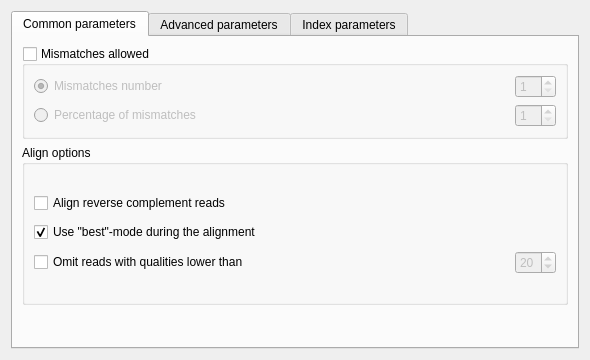
<?xml version="1.0" encoding="UTF-8"?>
<ui version="4.0">
 <class>GenomeAlignerSettings</class>
 <widget class="QWidget" name="GenomeAlignerSettings">
  <property name="geometry">
   <rect>
    <x>0</x>
    <y>0</y>
    <width>590</width>
    <height>360</height>
   </rect>
  </property>
  <property name="windowTitle">
   <string>Form</string>
  </property>
  <layout class="QVBoxLayout" name="verticalLayout_5">
   <item>
    <widget class="QTabWidget" name="tabWidget">
     <property name="sizePolicy">
      <sizepolicy hsizetype="Preferred" vsizetype="Preferred">
       <horstretch>0</horstretch>
       <verstretch>0</verstretch>
      </sizepolicy>
     </property>
     <property name="currentIndex">
      <number>0</number>
     </property>
     <widget class="QWidget" name="tab">
      <attribute name="title">
       <string>Common parameters</string>
      </attribute>
      <layout class="QVBoxLayout" name="verticalLayout_8">
       <item>
        <widget class="QGroupBox" name="groupBox_mismatches">
         <property name="toolTip">
          <string>Chech this box if mismatches between the reference sequence and the reads are allowed.</string>
         </property>
         <property name="title">
          <string>Mismatches allowed</string>
         </property>
         <property name="checkable">
          <bool>true</bool>
         </property>
         <property name="checked">
          <bool>false</bool>
         </property>
         <layout class="QVBoxLayout" name="verticalLayout">
          <item>
           <layout class="QGridLayout" name="gridLayout">
            <item row="0" column="0">
             <widget class="QRadioButton" name="absRadioButton">
              <property name="toolTip">
               <string>Select the number of mismatched nucleotides allowed.</string>
              </property>
              <property name="text">
               <string>Mismatches number</string>
              </property>
              <property name="checked">
               <bool>true</bool>
              </property>
             </widget>
            </item>
            <item row="0" column="1">
             <spacer name="horizontalSpacer">
              <property name="orientation">
               <enum>Qt::Horizontal</enum>
              </property>
              <property name="sizeHint" stdset="0">
               <size>
                <width>40</width>
                <height>20</height>
               </size>
              </property>
             </spacer>
            </item>
            <item row="0" column="2">
             <widget class="QSpinBox" name="mismatchesAllowedSpinBox">
              <property name="toolTip">
               <string>Select the number of mismatched nucleotides allowed.</string>
              </property>
              <property name="minimum">
               <number>1</number>
              </property>
              <property name="maximum">
               <number>3</number>
              </property>
             </widget>
            </item>
            <item row="1" column="0">
             <widget class="QRadioButton" name="percentRadioButton">
              <property name="toolTip">
               <string>Select the percentage of mismatches allowed. Note, that absolute number of mismatches can vary for different reads.</string>
              </property>
              <property name="text">
               <string>Percentage of mismatches</string>
              </property>
             </widget>
            </item>
            <item row="1" column="1">
             <spacer name="horizontalSpacer_2">
              <property name="orientation">
               <enum>Qt::Horizontal</enum>
              </property>
              <property name="sizeHint" stdset="0">
               <size>
                <width>40</width>
                <height>20</height>
               </size>
              </property>
             </spacer>
            </item>
            <item row="1" column="2">
             <widget class="QSpinBox" name="percentMismatchesAllowedSpinBox">
              <property name="enabled">
               <bool>false</bool>
              </property>
              <property name="toolTip">
               <string>Select the percentage of mismatches allowed. Note, that absolute number of mismatches can vary for different reads.</string>
              </property>
              <property name="minimum">
               <number>1</number>
              </property>
              <property name="maximum">
               <number>10</number>
              </property>
             </widget>
            </item>
           </layout>
          </item>
         </layout>
        </widget>
       </item>
       <item>
        <widget class="QGroupBox" name="groupBox_alignOptions">
         <property name="sizePolicy">
          <sizepolicy hsizetype="MinimumExpanding" vsizetype="MinimumExpanding">
           <horstretch>0</horstretch>
           <verstretch>0</verstretch>
          </sizepolicy>
         </property>
         <property name="minimumSize">
          <size>
           <width>0</width>
           <height>160</height>
          </size>
         </property>
         <property name="toolTip">
          <string>Set short reads aligning options.</string>
         </property>
         <property name="title">
          <string>Align options</string>
         </property>
         <layout class="QVBoxLayout" name="verticalLayout_3">
          <item>
           <layout class="QGridLayout" name="gridLayout_2">
            <property name="topMargin">
             <number>0</number>
            </property>
            <property name="horizontalSpacing">
             <number>3</number>
            </property>
            <property name="verticalSpacing">
             <number>9</number>
            </property>
            <item row="2" column="0">
             <widget class="QCheckBox" name="omitQualitiesBox">
              <property name="toolTip">
               <string>Omit reads with qualities lower than the specified value. Reads that have no qualities are not omited.</string>
              </property>
              <property name="text">
               <string>Omit reads with qualities lower than</string>
              </property>
             </widget>
            </item>
            <item row="2" column="1">
             <spacer name="horizontalSpacer_3">
              <property name="orientation">
               <enum>Qt::Horizontal</enum>
              </property>
              <property name="sizeHint" stdset="0">
               <size>
                <width>40</width>
                <height>20</height>
               </size>
              </property>
             </spacer>
            </item>
            <item row="2" column="2">
             <widget class="QSpinBox" name="qualThresholdBox">
              <property name="enabled">
               <bool>false</bool>
              </property>
              <property name="toolTip">
               <string>Omit reads with qualities lower than the specified value. Reads that have no qualities are not omited.</string>
              </property>
              <property name="suffix">
               <string/>
              </property>
              <property name="minimum">
               <number>1</number>
              </property>
              <property name="maximum">
               <number>70</number>
              </property>
              <property name="value">
               <number>20</number>
              </property>
             </widget>
            </item>
            <item row="1" column="0" colspan="2">
             <widget class="QCheckBox" name="firstMatchBox">
              <property name="toolTip">
               <string>&lt;!DOCTYPE HTML PUBLIC &quot;-//W3C//DTD HTML 4.0//EN&quot; &quot;http://www.w3.org/TR/REC-html40/strict.dtd&quot;&gt;
&lt;html&gt;&lt;head&gt;&lt;meta name=&quot;qrichtext&quot; content=&quot;1&quot; /&gt;&lt;style type=&quot;text/css&quot;&gt;
p, li { white-space: pre-wrap; }
&lt;/style&gt;&lt;/head&gt;&lt;body style=&quot; font-family:'MS Shell Dlg 2'; font-size:8.25pt; font-weight:400; font-style:normal;&quot;&gt;
&lt;p style=&quot; margin-top:0px; margin-bottom:0px; margin-left:0px; margin-right:0px; -qt-block-indent:0; text-indent:0px;&quot;&gt;&lt;span style=&quot; font-size:8pt;&quot;&gt;Report only about best alignments (in terms of mismatches).&lt;/span&gt;&lt;/p&gt;&lt;/body&gt;&lt;/html&gt;</string>
              </property>
              <property name="text">
               <string>Use &quot;best&quot;-mode during the alignment</string>
              </property>
              <property name="checked">
               <bool>true</bool>
              </property>
             </widget>
            </item>
            <item row="0" column="0">
             <widget class="QCheckBox" name="reverseBox">
              <property name="enabled">
               <bool>true</bool>
              </property>
              <property name="toolTip">
               <string>Use both the read and its reverse complement during aligning.</string>
              </property>
              <property name="text">
               <string>Align reverse complement reads</string>
              </property>
              <property name="checked">
               <bool>false</bool>
              </property>
             </widget>
            </item>
           </layout>
          </item>
         </layout>
        </widget>
       </item>
       <item>
        <spacer name="verticalSpacer">
         <property name="orientation">
          <enum>Qt::Vertical</enum>
         </property>
         <property name="sizeHint" stdset="0">
          <size>
           <width>20</width>
           <height>0</height>
          </size>
         </property>
        </spacer>
       </item>
      </layout>
     </widget>
     <widget class="QWidget" name="tab_2">
      <attribute name="title">
       <string>Advanced parameters</string>
      </attribute>
      <layout class="QVBoxLayout" name="verticalLayout_7">
       <item>
        <widget class="QGroupBox" name="groupBox_2">
         <property name="title">
          <string>Maximum memory for short reads</string>
         </property>
         <layout class="QVBoxLayout" name="verticalLayout_6">
          <item>
           <layout class="QHBoxLayout" name="horizontalLayout_3">
            <item>
             <widget class="QSlider" name="readSlider">
              <property name="toolTip">
               <string>&lt;!DOCTYPE HTML PUBLIC &quot;-//W3C//DTD HTML 4.0//EN&quot; &quot;http://www.w3.org/TR/REC-html40/strict.dtd&quot;&gt;
&lt;html&gt;&lt;head&gt;&lt;meta name=&quot;qrichtext&quot; content=&quot;1&quot; /&gt;&lt;style type=&quot;text/css&quot;&gt;
p, li { white-space: pre-wrap; }
&lt;/style&gt;&lt;/head&gt;&lt;body style=&quot; font-family:'MS Shell Dlg 2'; font-size:8.25pt; font-weight:400; font-style:normal;&quot;&gt;
&lt;p style=&quot; margin-top:0px; margin-bottom:0px; margin-left:0px; margin-right:0px; -qt-block-indent:0; text-indent:0px;&quot;&gt;&lt;span style=&quot; font-size:8pt;&quot;&gt;Allows one to decrease the load on the computer on one side and to increase the computation speed of the task on the other side.
                 &lt;/span&gt;&lt;/p&gt;&lt;/body&gt;&lt;/html&gt;</string>
              </property>
              <property name="orientation">
               <enum>Qt::Horizontal</enum>
              </property>
             </widget>
            </item>
            <item>
             <widget class="QLabel" name="readSizeLabel">
              <property name="text">
               <string/>
              </property>
             </widget>
            </item>
           </layout>
          </item>
         </layout>
        </widget>
       </item>
       <item>
        <layout class="QHBoxLayout" name="horizontalLayout_4">
         <item>
          <spacer name="horizontalSpacer_5">
           <property name="orientation">
            <enum>Qt::Horizontal</enum>
           </property>
           <property name="sizeHint" stdset="0">
            <size>
             <width>40</width>
             <height>20</height>
            </size>
           </property>
          </spacer>
         </item>
         <item>
          <widget class="QLabel" name="label">
           <property name="text">
            <string>Total memory usage:</string>
           </property>
          </widget>
         </item>
         <item>
          <widget class="QLabel" name="totalSizeLabel">
           <property name="minimumSize">
            <size>
             <width>61</width>
             <height>0</height>
            </size>
           </property>
           <property name="maximumSize">
            <size>
             <width>61</width>
             <height>16777215</height>
            </size>
           </property>
           <property name="text">
            <string/>
           </property>
          </widget>
         </item>
        </layout>
       </item>
       <item>
        <layout class="QHBoxLayout" name="horizontalLayout_5">
         <item>
          <spacer name="horizontalSpacer_6">
           <property name="orientation">
            <enum>Qt::Horizontal</enum>
           </property>
           <property name="sizeHint" stdset="0">
            <size>
             <width>40</width>
             <height>20</height>
            </size>
           </property>
          </spacer>
         </item>
         <item>
          <widget class="QLabel" name="label_3">
           <property name="text">
            <string>System memory size:</string>
           </property>
          </widget>
         </item>
         <item>
          <widget class="QLabel" name="systemSizeLabel">
           <property name="minimumSize">
            <size>
             <width>61</width>
             <height>0</height>
            </size>
           </property>
           <property name="maximumSize">
            <size>
             <width>61</width>
             <height>16777215</height>
            </size>
           </property>
           <property name="text">
            <string/>
           </property>
          </widget>
         </item>
        </layout>
       </item>
       <item>
        <spacer name="verticalSpacer_2">
         <property name="orientation">
          <enum>Qt::Vertical</enum>
         </property>
         <property name="sizeHint" stdset="0">
          <size>
           <width>20</width>
           <height>0</height>
          </size>
         </property>
        </spacer>
       </item>
      </layout>
     </widget>
     <widget class="QWidget" name="indexTab">
      <attribute name="title">
       <string>Index parameters</string>
      </attribute>
      <layout class="QVBoxLayout" name="verticalLayout_2">
       <item>
        <widget class="QGroupBox" name="refGroupBox">
         <property name="title">
          <string>Reference fragmentation</string>
         </property>
         <layout class="QVBoxLayout" name="verticalLayout_4">
          <item>
           <layout class="QHBoxLayout" name="horizontalLayout">
            <item>
             <widget class="QSlider" name="partSlider">
              <property name="toolTip">
               <string>&lt;!DOCTYPE HTML PUBLIC &quot;-//W3C//DTD HTML 4.0//EN&quot; &quot;http://www.w3.org/TR/REC-html40/strict.dtd&quot;&gt;
&lt;html&gt;&lt;head&gt;&lt;meta name=&quot;qrichtext&quot; content=&quot;1&quot; /&gt;&lt;style type=&quot;text/css&quot;&gt;
p, li { white-space: pre-wrap; }
&lt;/style&gt;&lt;/head&gt;&lt;body style=&quot; font-family:'MS Shell Dlg 2'; font-size:8.25pt; font-weight:400; font-style:normal;&quot;&gt;
&lt;p style=&quot; margin-top:0px; margin-bottom:0px; margin-left:0px; margin-right:0px; -qt-block-indent:0; text-indent:0px;&quot;&gt;&lt;span style=&quot; font-size:8pt;&quot;&gt;This parameter influences the number of parts the
                 reference will be divided. It is better to make it bigger, but it influences the
                 amount of memory used during the alignment.&lt;/span&gt;&lt;/p&gt;&lt;/body&gt;&lt;/html&gt;</string>
              </property>
              <property name="orientation">
               <enum>Qt::Horizontal</enum>
              </property>
             </widget>
            </item>
            <item>
             <widget class="QLabel" name="partSizeLabel">
              <property name="minimumSize">
               <size>
                <width>50</width>
                <height>0</height>
               </size>
              </property>
              <property name="maximumSize">
               <size>
                <width>50</width>
                <height>16777215</height>
               </size>
              </property>
              <property name="text">
               <string/>
              </property>
             </widget>
            </item>
           </layout>
          </item>
          <item>
           <layout class="QHBoxLayout" name="horizontalLayout_2">
            <item>
             <spacer name="horizontalSpacer_4">
              <property name="orientation">
               <enum>Qt::Horizontal</enum>
              </property>
              <property name="sizeHint" stdset="0">
               <size>
                <width>40</width>
                <height>20</height>
               </size>
              </property>
             </spacer>
            </item>
            <item>
             <widget class="QLabel" name="label_2">
              <property name="text">
               <string>Index memory usage size:</string>
              </property>
             </widget>
            </item>
            <item>
             <widget class="QLabel" name="indexSizeLabel">
              <property name="minimumSize">
               <size>
                <width>50</width>
                <height>0</height>
               </size>
              </property>
              <property name="maximumSize">
               <size>
                <width>50</width>
                <height>16777215</height>
               </size>
              </property>
              <property name="text">
               <string/>
              </property>
             </widget>
            </item>
           </layout>
          </item>
         </layout>
        </widget>
       </item>
       <item>
        <widget class="QLabel" name="label_4">
         <property name="text">
          <string>You can choose a temporary directory for saving index files for the reference that will be built during the alignment. If you need to run this algorithm one more time with the same reference and with the same reference fragmentation parameter, you can use this prebuilt index that will be located in the temporary directory.</string>
         </property>
         <property name="scaledContents">
          <bool>false</bool>
         </property>
         <property name="wordWrap">
          <bool>true</bool>
         </property>
        </widget>
       </item>
       <item>
        <layout class="QGridLayout" name="gridLayout_3">
         <item row="0" column="2">
          <widget class="QToolButton" name="buildIndexFileButton">
           <property name="text">
            <string>...</string>
           </property>
          </widget>
         </item>
         <item row="0" column="1">
          <widget class="QLineEdit" name="indexDirEdit">
           <property name="toolTip">
            <string>Specify an index to build during execution of the selected short reads aligning algorithm. If this option is selected, the value is &lt;b&gt;required&lt;/b&gt;.</string>
           </property>
           <property name="readOnly">
            <bool>true</bool>
           </property>
          </widget>
         </item>
         <item row="0" column="0">
          <widget class="QLabel" name="label_5">
           <property name="text">
            <string>Directory for index files:</string>
           </property>
          </widget>
         </item>
        </layout>
       </item>
       <item>
        <spacer name="verticalSpacer_3">
         <property name="orientation">
          <enum>Qt::Vertical</enum>
         </property>
         <property name="sizeHint" stdset="0">
          <size>
           <width>20</width>
           <height>0</height>
          </size>
         </property>
        </spacer>
       </item>
      </layout>
     </widget>
    </widget>
   </item>
  </layout>
 </widget>
 <resources/>
 <connections>
  <connection>
   <sender>omitQualitiesBox</sender>
   <signal>toggled(bool)</signal>
   <receiver>qualThresholdBox</receiver>
   <slot>setEnabled(bool)</slot>
   <hints>
    <hint type="sourcelabel">
     <x>226</x>
     <y>243</y>
    </hint>
    <hint type="destinationlabel">
     <x>376</x>
     <y>244</y>
    </hint>
   </hints>
  </connection>
  <connection>
   <sender>absRadioButton</sender>
   <signal>toggled(bool)</signal>
   <receiver>mismatchesAllowedSpinBox</receiver>
   <slot>setEnabled(bool)</slot>
   <hints>
    <hint type="sourcelabel">
     <x>174</x>
     <y>70</y>
    </hint>
    <hint type="destinationlabel">
     <x>338</x>
     <y>76</y>
    </hint>
   </hints>
  </connection>
  <connection>
   <sender>percentRadioButton</sender>
   <signal>toggled(bool)</signal>
   <receiver>percentMismatchesAllowedSpinBox</receiver>
   <slot>setEnabled(bool)</slot>
   <hints>
    <hint type="sourcelabel">
     <x>164</x>
     <y>104</y>
    </hint>
    <hint type="destinationlabel">
     <x>335</x>
     <y>103</y>
    </hint>
   </hints>
  </connection>
 </connections>
</ui>
